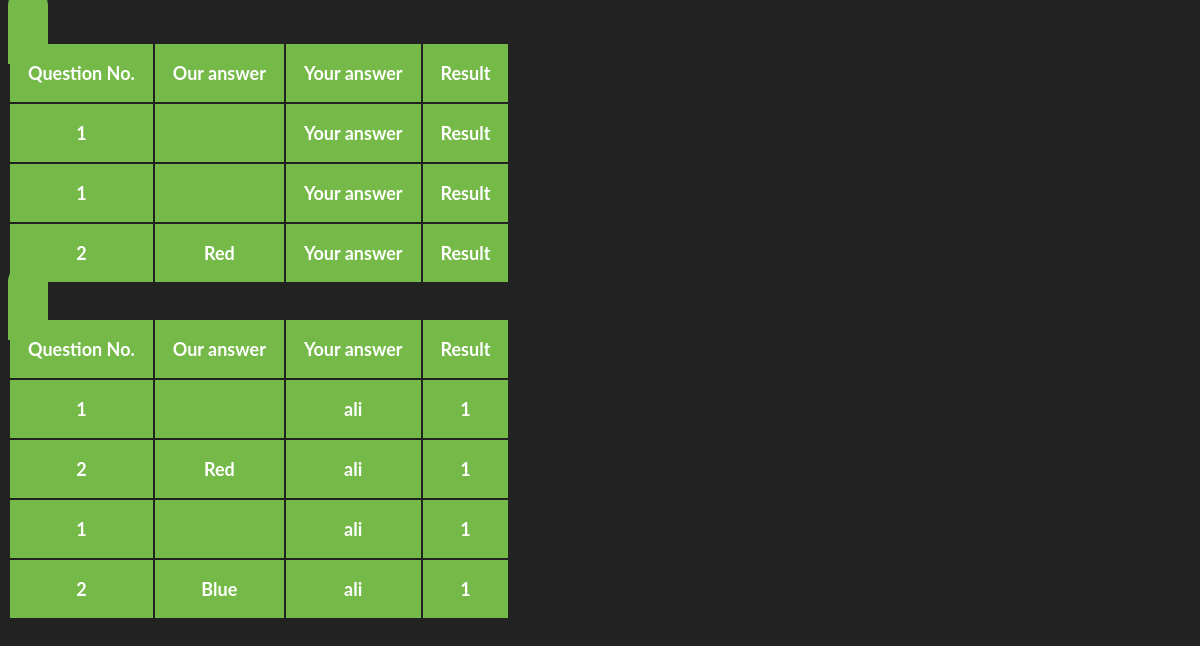
The page /ali/result on the database its author committed.
### meandhim/models.py (models this page shows, shortened)
class response(models.Model):
	user = models.ForeignKey(user, on_delete=models.CASCADE)
	question = models.ForeignKey(question, on_delete=models.CASCADE)
	choice = models.CharField(max_length=10)

class question(models.Model):
	quest = models.CharField(max_length=200)
	choice1 = models.CharField(max_length=200)
	choice2 = models.CharField(max_length=200)
	choice3 = models.CharField(max_length=200)
	choice4 = models.CharField(max_length=200, blank=True)
	choice5 = models.CharField(max_length=200, blank=True)

class anwser(models.Model):
	user = models.ForeignKey(user, on_delete=models.CASCADE)
	question = models.ForeignKey(question, on_delete=models.CASCADE)
	choice = models.CharField(max_length=10)
	score = models.IntegerField()

class user(models.Model):
	name = models.CharField(max_length=20)
	def __str__(self):
		return self.name

### meandhim/views.py (the view)
# urls.py: url(r'^(?P<name>[-\w]+)/result$', views.result, name='result'),
def result(request, name):
	userval = user.objects.filter(name=name)[:1].get()
	rep = response.objects.filter(user=userval).all()
	ans = anwser.objects.filter(user=userval).all()
	return render(request, 'meandhim/result.html', {'rep' : rep, 'ans' : ans})

### meandhim/templates/meandhim/result.html (shortened to what this page needs)
<!DOCTYPE>
<html>
<head>
	{% load staticfiles %}
		<link rel="stylesheet" href="{% static 'meandhim/css/stylequiz.css' %}" />
</head>
<body>
<div class="container">
        <div class="row">
            <div class="col-sm-8 col-sm-offset-2">
                <div id="result-of-question" class="pulse animated" >
                    <span id="totalCorrect" class="pull-right"></span>
                    <table class="table table-hover table-responsive" >
                        <thead>
                            <tr>
                                <th>Question No.</th>
                                <th>Our answer</th>
                                <th>Your answer</th>
                                <th>Result</th>
                            </tr>
                            {% for i in rep %}
                            <tr>
                                <th> {{i.question.id}}</th>
                                <th>{{ i.choice }}</th>
                                <th>Your answer</th>
                                <th>Result</th>
                            </tr>
                            {% endfor %}
                        </thead>
                    </table>
                </div>
            </div>
        </div>
        <div class="row">
            <div class="col-sm-8 col-sm-offset-2">
                <div id="result-of-question" class="pulse animated" >
                    <span id="totalCorrect" class="pull-right"></span>
                    <table class="table table-hover table-responsive" >
                        <thead>
                            <tr>
                                <th>Question No.</th>
                                <th>Our answer</th>
                                <th>Your answer</th>
                                <th>Result</th>
                            </tr>
                            {% for i in ans %}
                            <tr>
                                <th> {{i.question.id}}</th>
                                <th>{{ i.choice }}</th>
                                <th>{{ i.user }}</th>
                                <th>{{ i.score }}</th>
                            </tr>
                            {% endfor %}
                        </thead>
                    </table>
                </div>
            </div>
        </div>
    </div>
</body>
</html>

### meandhim/static/meandhim/css/stylequiz.css (style rules this page uses)
body, html { height: 100%; background: #222222; font-family: 'Lato', sans-serif; }
#result-of-question th { text-align: center; background: #75ba48; color: #fff; padding: 18px; font-size: 18px; border: none; }
#totalCorrect { color: #fff; background: #75ba48; padding: 22px 20px; border-radius: 1px; font-stretch: expanded; font-size: 28px; font-weight: bold; border-top-right-radius: 25px; border-top-left-radius: 25px; }

### rows shown on the page
response: question.id "1"
response: question.id "1"
response: question.id "2", choice "Red"
anwser: question.id "1", user "ali", score "1"
anwser: question.id "2", choice "Red", user "ali", score "1"
anwser: question.id "1", user "ali", score "1"
anwser: question.id "2", choice "Blue", user "ali", score "1"
